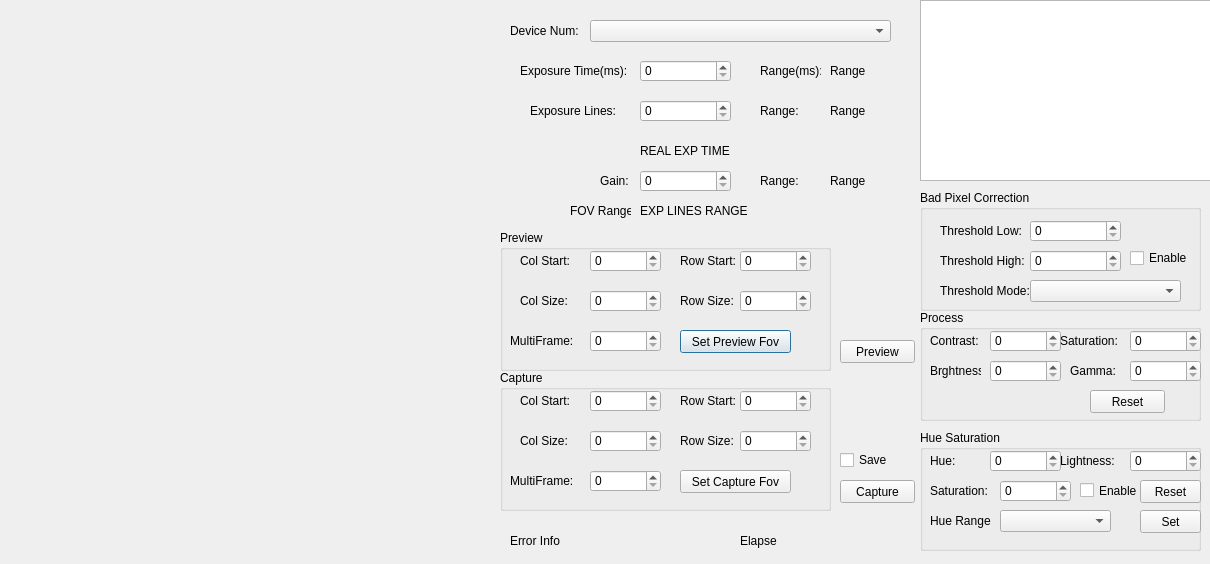
<?xml version="1.0" encoding="UTF-8"?>
<ui version="4.0">
 <class>KSJDemoQT_Image</class>
 <widget class="QDialog" name="KSJDemoQT_Image">
  <property name="geometry">
   <rect>
    <x>0</x>
    <y>0</y>
    <width>1210</width>
    <height>564</height>
   </rect>
  </property>
  <property name="windowTitle">
   <string>KSJDemoQT</string>
  </property>
  <widget class="QWidget" name="PREVIEWWND_Widget" native="true">
   <property name="geometry">
    <rect>
     <x>-10</x>
     <y>0</y>
     <width>501</width>
     <height>561</height>
    </rect>
   </property>
  </widget>
  <widget class="QLabel" name="DEVICENUM_Label">
   <property name="geometry">
    <rect>
     <x>510</x>
     <y>20</y>
     <width>71</width>
     <height>21</height>
    </rect>
   </property>
   <property name="text">
    <string>Device Num:</string>
   </property>
  </widget>
  <widget class="QComboBox" name="DEVICE_LIST_ComboBox">
   <property name="geometry">
    <rect>
     <x>590</x>
     <y>20</y>
     <width>301</width>
     <height>22</height>
    </rect>
   </property>
  </widget>
  <widget class="QSpinBox" name="ExposureLinesSpinBox">
   <property name="geometry">
    <rect>
     <x>640</x>
     <y>100</y>
     <width>91</width>
     <height>22</height>
    </rect>
   </property>
  </widget>
  <widget class="QSpinBox" name="GainSpinBox">
   <property name="geometry">
    <rect>
     <x>640</x>
     <y>170</y>
     <width>91</width>
     <height>22</height>
    </rect>
   </property>
  </widget>
  <widget class="QLabel" name="label_6">
   <property name="geometry">
    <rect>
     <x>600</x>
     <y>170</y>
     <width>41</width>
     <height>21</height>
    </rect>
   </property>
   <property name="text">
    <string>Gain:</string>
   </property>
  </widget>
  <widget class="QLabel" name="label_7">
   <property name="geometry">
    <rect>
     <x>520</x>
     <y>60</y>
     <width>111</width>
     <height>21</height>
    </rect>
   </property>
   <property name="text">
    <string>Exposure Time(ms):</string>
   </property>
  </widget>
  <widget class="QLabel" name="label_8">
   <property name="geometry">
    <rect>
     <x>530</x>
     <y>100</y>
     <width>91</width>
     <height>21</height>
    </rect>
   </property>
   <property name="text">
    <string>Exposure Lines:</string>
   </property>
  </widget>
  <widget class="QSpinBox" name="ExposureTimeSpinBox">
   <property name="geometry">
    <rect>
     <x>640</x>
     <y>60</y>
     <width>91</width>
     <height>22</height>
    </rect>
   </property>
  </widget>
  <widget class="QLabel" name="label_9">
   <property name="geometry">
    <rect>
     <x>760</x>
     <y>60</y>
     <width>61</width>
     <height>21</height>
    </rect>
   </property>
   <property name="text">
    <string>Range(ms):</string>
   </property>
  </widget>
  <widget class="QLabel" name="label_10">
   <property name="geometry">
    <rect>
     <x>760</x>
     <y>100</y>
     <width>41</width>
     <height>21</height>
    </rect>
   </property>
   <property name="text">
    <string>Range:</string>
   </property>
  </widget>
  <widget class="QLabel" name="label_11">
   <property name="geometry">
    <rect>
     <x>760</x>
     <y>170</y>
     <width>41</width>
     <height>21</height>
    </rect>
   </property>
   <property name="text">
    <string>Range:</string>
   </property>
  </widget>
  <widget class="QLabel" name="EXPOSURE_TIME_RANGE_Label">
   <property name="geometry">
    <rect>
     <x>830</x>
     <y>60</y>
     <width>71</width>
     <height>21</height>
    </rect>
   </property>
   <property name="text">
    <string>Range</string>
   </property>
  </widget>
  <widget class="QLabel" name="EXPOSURE_LINES_RANGE_Label">
   <property name="geometry">
    <rect>
     <x>830</x>
     <y>100</y>
     <width>71</width>
     <height>21</height>
    </rect>
   </property>
   <property name="text">
    <string>Range</string>
   </property>
  </widget>
  <widget class="QLabel" name="GAIN_RANGE_Label">
   <property name="geometry">
    <rect>
     <x>830</x>
     <y>170</y>
     <width>71</width>
     <height>21</height>
    </rect>
   </property>
   <property name="text">
    <string>Range</string>
   </property>
  </widget>
  <widget class="QLabel" name="EXPOSURE_TIME_REAL_Label">
   <property name="geometry">
    <rect>
     <x>640</x>
     <y>140</y>
     <width>201</width>
     <height>21</height>
    </rect>
   </property>
   <property name="text">
    <string>REAL EXP TIME</string>
   </property>
  </widget>
  <widget class="QLabel" name="FOV_RANGE_Label">
   <property name="geometry">
    <rect>
     <x>640</x>
     <y>200</y>
     <width>201</width>
     <height>21</height>
    </rect>
   </property>
   <property name="text">
    <string>EXP LINES RANGE</string>
   </property>
  </widget>
  <widget class="QLabel" name="label_12">
   <property name="geometry">
    <rect>
     <x>570</x>
     <y>200</y>
     <width>61</width>
     <height>21</height>
    </rect>
   </property>
   <property name="text">
    <string>FOV Range:</string>
   </property>
  </widget>
  <widget class="QGroupBox" name="groupBox">
   <property name="geometry">
    <rect>
     <x>500</x>
     <y>230</y>
     <width>331</width>
     <height>141</height>
    </rect>
   </property>
   <property name="title">
    <string>Preview</string>
   </property>
   <widget class="QLabel" name="label">
    <property name="geometry">
     <rect>
      <x>20</x>
      <y>20</y>
      <width>61</width>
      <height>21</height>
     </rect>
    </property>
    <property name="text">
     <string>Col Start:</string>
    </property>
   </widget>
   <widget class="QLabel" name="label_2">
    <property name="geometry">
     <rect>
      <x>180</x>
      <y>20</y>
      <width>61</width>
      <height>21</height>
     </rect>
    </property>
    <property name="text">
     <string>Row Start:</string>
    </property>
   </widget>
   <widget class="QLabel" name="label_3">
    <property name="geometry">
     <rect>
      <x>20</x>
      <y>60</y>
      <width>61</width>
      <height>21</height>
     </rect>
    </property>
    <property name="text">
     <string>Col Size:</string>
    </property>
   </widget>
   <widget class="QLabel" name="label_4">
    <property name="geometry">
     <rect>
      <x>180</x>
      <y>60</y>
      <width>61</width>
      <height>21</height>
     </rect>
    </property>
    <property name="text">
     <string>Row Size:</string>
    </property>
   </widget>
   <widget class="QLabel" name="label_5">
    <property name="geometry">
     <rect>
      <x>10</x>
      <y>100</y>
      <width>71</width>
      <height>21</height>
     </rect>
    </property>
    <property name="text">
     <string>MultiFrame:</string>
    </property>
   </widget>
   <widget class="QPushButton" name="SetPreviewFovButton">
    <property name="geometry">
     <rect>
      <x>180</x>
      <y>100</y>
      <width>111</width>
      <height>23</height>
     </rect>
    </property>
    <property name="text">
     <string>Set Preview Fov</string>
    </property>
   </widget>
   <widget class="QSpinBox" name="PreviewColStartSpinBox">
    <property name="geometry">
     <rect>
      <x>90</x>
      <y>20</y>
      <width>71</width>
      <height>22</height>
     </rect>
    </property>
   </widget>
   <widget class="QSpinBox" name="PreviewColSizeSpinBox">
    <property name="geometry">
     <rect>
      <x>90</x>
      <y>60</y>
      <width>71</width>
      <height>22</height>
     </rect>
    </property>
   </widget>
   <widget class="QSpinBox" name="PreviewRowStartSpinBox">
    <property name="geometry">
     <rect>
      <x>240</x>
      <y>20</y>
      <width>71</width>
      <height>22</height>
     </rect>
    </property>
   </widget>
   <widget class="QSpinBox" name="PreviewRowSizeSpinBox">
    <property name="geometry">
     <rect>
      <x>240</x>
      <y>60</y>
      <width>71</width>
      <height>22</height>
     </rect>
    </property>
   </widget>
   <widget class="QSpinBox" name="PreviewMultiFrameSpinBox">
    <property name="geometry">
     <rect>
      <x>90</x>
      <y>100</y>
      <width>71</width>
      <height>22</height>
     </rect>
    </property>
   </widget>
  </widget>
  <widget class="QGroupBox" name="groupBox_2">
   <property name="geometry">
    <rect>
     <x>500</x>
     <y>370</y>
     <width>331</width>
     <height>141</height>
    </rect>
   </property>
   <property name="title">
    <string>Capture</string>
   </property>
   <widget class="QLabel" name="label_18">
    <property name="geometry">
     <rect>
      <x>20</x>
      <y>20</y>
      <width>61</width>
      <height>21</height>
     </rect>
    </property>
    <property name="text">
     <string>Col Start:</string>
    </property>
   </widget>
   <widget class="QLabel" name="label_19">
    <property name="geometry">
     <rect>
      <x>180</x>
      <y>20</y>
      <width>61</width>
      <height>21</height>
     </rect>
    </property>
    <property name="text">
     <string>Row Start:</string>
    </property>
   </widget>
   <widget class="QLabel" name="label_20">
    <property name="geometry">
     <rect>
      <x>20</x>
      <y>60</y>
      <width>61</width>
      <height>21</height>
     </rect>
    </property>
    <property name="text">
     <string>Col Size:</string>
    </property>
   </widget>
   <widget class="QLabel" name="label_21">
    <property name="geometry">
     <rect>
      <x>180</x>
      <y>60</y>
      <width>61</width>
      <height>21</height>
     </rect>
    </property>
    <property name="text">
     <string>Row Size:</string>
    </property>
   </widget>
   <widget class="QLabel" name="label_22">
    <property name="geometry">
     <rect>
      <x>10</x>
      <y>100</y>
      <width>71</width>
      <height>21</height>
     </rect>
    </property>
    <property name="text">
     <string>MultiFrame:</string>
    </property>
   </widget>
   <widget class="QPushButton" name="SetCaptureFovButton">
    <property name="geometry">
     <rect>
      <x>180</x>
      <y>100</y>
      <width>111</width>
      <height>23</height>
     </rect>
    </property>
    <property name="text">
     <string>Set Capture Fov</string>
    </property>
   </widget>
   <widget class="QSpinBox" name="CaptureColStartSpinBox">
    <property name="geometry">
     <rect>
      <x>90</x>
      <y>20</y>
      <width>71</width>
      <height>22</height>
     </rect>
    </property>
   </widget>
   <widget class="QSpinBox" name="CaptureColSizeSpinBox">
    <property name="geometry">
     <rect>
      <x>90</x>
      <y>60</y>
      <width>71</width>
      <height>22</height>
     </rect>
    </property>
   </widget>
   <widget class="QSpinBox" name="CaptureRowStartSpinBox">
    <property name="geometry">
     <rect>
      <x>240</x>
      <y>20</y>
      <width>71</width>
      <height>22</height>
     </rect>
    </property>
   </widget>
   <widget class="QSpinBox" name="CaptureRowSizeSpinBox">
    <property name="geometry">
     <rect>
      <x>240</x>
      <y>60</y>
      <width>71</width>
      <height>22</height>
     </rect>
    </property>
   </widget>
   <widget class="QSpinBox" name="CaptureMultiFrameSpinBox">
    <property name="geometry">
     <rect>
      <x>90</x>
      <y>100</y>
      <width>71</width>
      <height>22</height>
     </rect>
    </property>
   </widget>
  </widget>
  <widget class="QPushButton" name="PreviewButton">
   <property name="geometry">
    <rect>
     <x>840</x>
     <y>340</y>
     <width>75</width>
     <height>23</height>
    </rect>
   </property>
   <property name="text">
    <string>Preview</string>
   </property>
  </widget>
  <widget class="QPushButton" name="CaptureButton">
   <property name="geometry">
    <rect>
     <x>840</x>
     <y>480</y>
     <width>75</width>
     <height>23</height>
    </rect>
   </property>
   <property name="text">
    <string>Capture</string>
   </property>
  </widget>
  <widget class="QLabel" name="ERROR_INFO_Label">
   <property name="geometry">
    <rect>
     <x>510</x>
     <y>530</y>
     <width>201</width>
     <height>21</height>
    </rect>
   </property>
   <property name="text">
    <string>Error Info</string>
   </property>
  </widget>
  <widget class="QLabel" name="ELAPSE_TIME_Label">
   <property name="geometry">
    <rect>
     <x>740</x>
     <y>530</y>
     <width>121</width>
     <height>21</height>
    </rect>
   </property>
   <property name="text">
    <string>Elapse</string>
   </property>
  </widget>
  <widget class="QTableWidget" name="FunctionTableWidget">
   <property name="geometry">
    <rect>
     <x>920</x>
     <y>0</y>
     <width>291</width>
     <height>181</height>
    </rect>
   </property>
  </widget>
  <widget class="QCheckBox" name="SaveCheckBox">
   <property name="geometry">
    <rect>
     <x>840</x>
     <y>450</y>
     <width>71</width>
     <height>20</height>
    </rect>
   </property>
   <property name="text">
    <string>Save</string>
   </property>
  </widget>
  <widget class="QGroupBox" name="groupBox_3">
   <property name="geometry">
    <rect>
     <x>920</x>
     <y>190</y>
     <width>281</width>
     <height>121</height>
    </rect>
   </property>
   <property name="title">
    <string>Bad Pixel Correction</string>
   </property>
   <widget class="QLabel" name="label_13">
    <property name="geometry">
     <rect>
      <x>20</x>
      <y>30</y>
      <width>91</width>
      <height>21</height>
     </rect>
    </property>
    <property name="text">
     <string>Threshold Low:</string>
    </property>
   </widget>
   <widget class="QSpinBox" name="LowSpinBox">
    <property name="geometry">
     <rect>
      <x>110</x>
      <y>30</y>
      <width>91</width>
      <height>22</height>
     </rect>
    </property>
   </widget>
   <widget class="QLabel" name="label_14">
    <property name="geometry">
     <rect>
      <x>20</x>
      <y>60</y>
      <width>91</width>
      <height>21</height>
     </rect>
    </property>
    <property name="text">
     <string>Threshold High:</string>
    </property>
   </widget>
   <widget class="QSpinBox" name="HighSpinBox">
    <property name="geometry">
     <rect>
      <x>110</x>
      <y>60</y>
      <width>91</width>
      <height>22</height>
     </rect>
    </property>
   </widget>
   <widget class="QLabel" name="label_15">
    <property name="geometry">
     <rect>
      <x>20</x>
      <y>90</y>
      <width>91</width>
      <height>21</height>
     </rect>
    </property>
    <property name="text">
     <string>Threshold Mode:</string>
    </property>
   </widget>
   <widget class="QComboBox" name="ModeComboBox">
    <property name="geometry">
     <rect>
      <x>110</x>
      <y>90</y>
      <width>151</width>
      <height>22</height>
     </rect>
    </property>
   </widget>
   <widget class="QCheckBox" name="EnableCheckBox">
    <property name="geometry">
     <rect>
      <x>210</x>
      <y>60</y>
      <width>61</width>
      <height>16</height>
     </rect>
    </property>
    <property name="text">
     <string>Enable</string>
    </property>
   </widget>
  </widget>
  <widget class="QGroupBox" name="groupBox_4">
   <property name="geometry">
    <rect>
     <x>920</x>
     <y>310</y>
     <width>281</width>
     <height>111</height>
    </rect>
   </property>
   <property name="title">
    <string>Process</string>
   </property>
   <widget class="QSpinBox" name="ContrastSpinBox">
    <property name="geometry">
     <rect>
      <x>70</x>
      <y>20</y>
      <width>71</width>
      <height>22</height>
     </rect>
    </property>
   </widget>
   <widget class="QLabel" name="label_16">
    <property name="geometry">
     <rect>
      <x>10</x>
      <y>20</y>
      <width>51</width>
      <height>21</height>
     </rect>
    </property>
    <property name="text">
     <string>Contrast:</string>
    </property>
   </widget>
   <widget class="QSpinBox" name="SaturationSpinBox">
    <property name="geometry">
     <rect>
      <x>210</x>
      <y>20</y>
      <width>71</width>
      <height>22</height>
     </rect>
    </property>
   </widget>
   <widget class="QLabel" name="label_17">
    <property name="geometry">
     <rect>
      <x>140</x>
      <y>20</y>
      <width>71</width>
      <height>21</height>
     </rect>
    </property>
    <property name="text">
     <string>Saturation:</string>
    </property>
   </widget>
   <widget class="QSpinBox" name="BrghtnessSpinBox">
    <property name="geometry">
     <rect>
      <x>70</x>
      <y>50</y>
      <width>71</width>
      <height>22</height>
     </rect>
    </property>
   </widget>
   <widget class="QLabel" name="label_23">
    <property name="geometry">
     <rect>
      <x>10</x>
      <y>50</y>
      <width>51</width>
      <height>21</height>
     </rect>
    </property>
    <property name="text">
     <string>Brghtness:</string>
    </property>
   </widget>
   <widget class="QSpinBox" name="GammaSpinBox">
    <property name="geometry">
     <rect>
      <x>210</x>
      <y>50</y>
      <width>71</width>
      <height>22</height>
     </rect>
    </property>
   </widget>
   <widget class="QLabel" name="label_24">
    <property name="geometry">
     <rect>
      <x>150</x>
      <y>50</y>
      <width>51</width>
      <height>21</height>
     </rect>
    </property>
    <property name="text">
     <string>Gamma:</string>
    </property>
   </widget>
   <widget class="QPushButton" name="ProcessResetButton">
    <property name="geometry">
     <rect>
      <x>170</x>
      <y>80</y>
      <width>75</width>
      <height>23</height>
     </rect>
    </property>
    <property name="text">
     <string>Reset</string>
    </property>
   </widget>
  </widget>
  <widget class="QGroupBox" name="groupBox_5">
   <property name="geometry">
    <rect>
     <x>920</x>
     <y>430</y>
     <width>281</width>
     <height>121</height>
    </rect>
   </property>
   <property name="title">
    <string>Hue Saturation</string>
   </property>
   <widget class="QSpinBox" name="HueSpinBox">
    <property name="geometry">
     <rect>
      <x>70</x>
      <y>20</y>
      <width>71</width>
      <height>22</height>
     </rect>
    </property>
   </widget>
   <widget class="QLabel" name="label_33">
    <property name="geometry">
     <rect>
      <x>10</x>
      <y>20</y>
      <width>51</width>
      <height>21</height>
     </rect>
    </property>
    <property name="text">
     <string>Hue:</string>
    </property>
   </widget>
   <widget class="QSpinBox" name="LightnessSpinBox">
    <property name="geometry">
     <rect>
      <x>210</x>
      <y>20</y>
      <width>71</width>
      <height>22</height>
     </rect>
    </property>
   </widget>
   <widget class="QLabel" name="label_34">
    <property name="geometry">
     <rect>
      <x>140</x>
      <y>20</y>
      <width>71</width>
      <height>21</height>
     </rect>
    </property>
    <property name="text">
     <string>Lightness:</string>
    </property>
   </widget>
   <widget class="QSpinBox" name="HueSaturationSpinBox">
    <property name="geometry">
     <rect>
      <x>80</x>
      <y>50</y>
      <width>71</width>
      <height>22</height>
     </rect>
    </property>
   </widget>
   <widget class="QLabel" name="label_35">
    <property name="geometry">
     <rect>
      <x>10</x>
      <y>50</y>
      <width>71</width>
      <height>21</height>
     </rect>
    </property>
    <property name="text">
     <string>Saturation:</string>
    </property>
   </widget>
   <widget class="QPushButton" name="HueResetButton">
    <property name="geometry">
     <rect>
      <x>220</x>
      <y>50</y>
      <width>61</width>
      <height>23</height>
     </rect>
    </property>
    <property name="text">
     <string>Reset</string>
    </property>
   </widget>
   <widget class="QCheckBox" name="HueEnableCheckBox">
    <property name="geometry">
     <rect>
      <x>160</x>
      <y>50</y>
      <width>61</width>
      <height>21</height>
     </rect>
    </property>
    <property name="text">
     <string>Enable</string>
    </property>
   </widget>
   <widget class="QPushButton" name="HueSetButton">
    <property name="geometry">
     <rect>
      <x>220</x>
      <y>80</y>
      <width>61</width>
      <height>23</height>
     </rect>
    </property>
    <property name="text">
     <string>Set</string>
    </property>
   </widget>
   <widget class="QLabel" name="label_36">
    <property name="geometry">
     <rect>
      <x>10</x>
      <y>80</y>
      <width>61</width>
      <height>21</height>
     </rect>
    </property>
    <property name="text">
     <string>Hue Range:</string>
    </property>
   </widget>
   <widget class="QComboBox" name="HueComboBox">
    <property name="geometry">
     <rect>
      <x>80</x>
      <y>80</y>
      <width>111</width>
      <height>22</height>
     </rect>
    </property>
   </widget>
  </widget>
  <zorder>PREVIEWWND_Widget</zorder>
  <zorder>DEVICENUM_Label</zorder>
  <zorder>DEVICE_LIST_ComboBox</zorder>
  <zorder>ExposureLinesSpinBox</zorder>
  <zorder>GainSpinBox</zorder>
  <zorder>label_6</zorder>
  <zorder>label_7</zorder>
  <zorder>label_8</zorder>
  <zorder>ExposureTimeSpinBox</zorder>
  <zorder>label_9</zorder>
  <zorder>label_10</zorder>
  <zorder>label_11</zorder>
  <zorder>EXPOSURE_TIME_RANGE_Label</zorder>
  <zorder>EXPOSURE_LINES_RANGE_Label</zorder>
  <zorder>GAIN_RANGE_Label</zorder>
  <zorder>EXPOSURE_TIME_REAL_Label</zorder>
  <zorder>FOV_RANGE_Label</zorder>
  <zorder>label_12</zorder>
  <zorder>groupBox</zorder>
  <zorder>groupBox_2</zorder>
  <zorder>PreviewButton</zorder>
  <zorder>CaptureButton</zorder>
  <zorder>ERROR_INFO_Label</zorder>
  <zorder>ELAPSE_TIME_Label</zorder>
  <zorder>FunctionTableWidget</zorder>
  <zorder>SaveCheckBox</zorder>
  <zorder>groupBox_3</zorder>
  <zorder>groupBox_4</zorder>
  <zorder>SaturationSpinBox</zorder>
  <zorder>ContrastSpinBox</zorder>
  <zorder>groupBox_5</zorder>
 </widget>
 <resources/>
 <connections/>
</ui>
